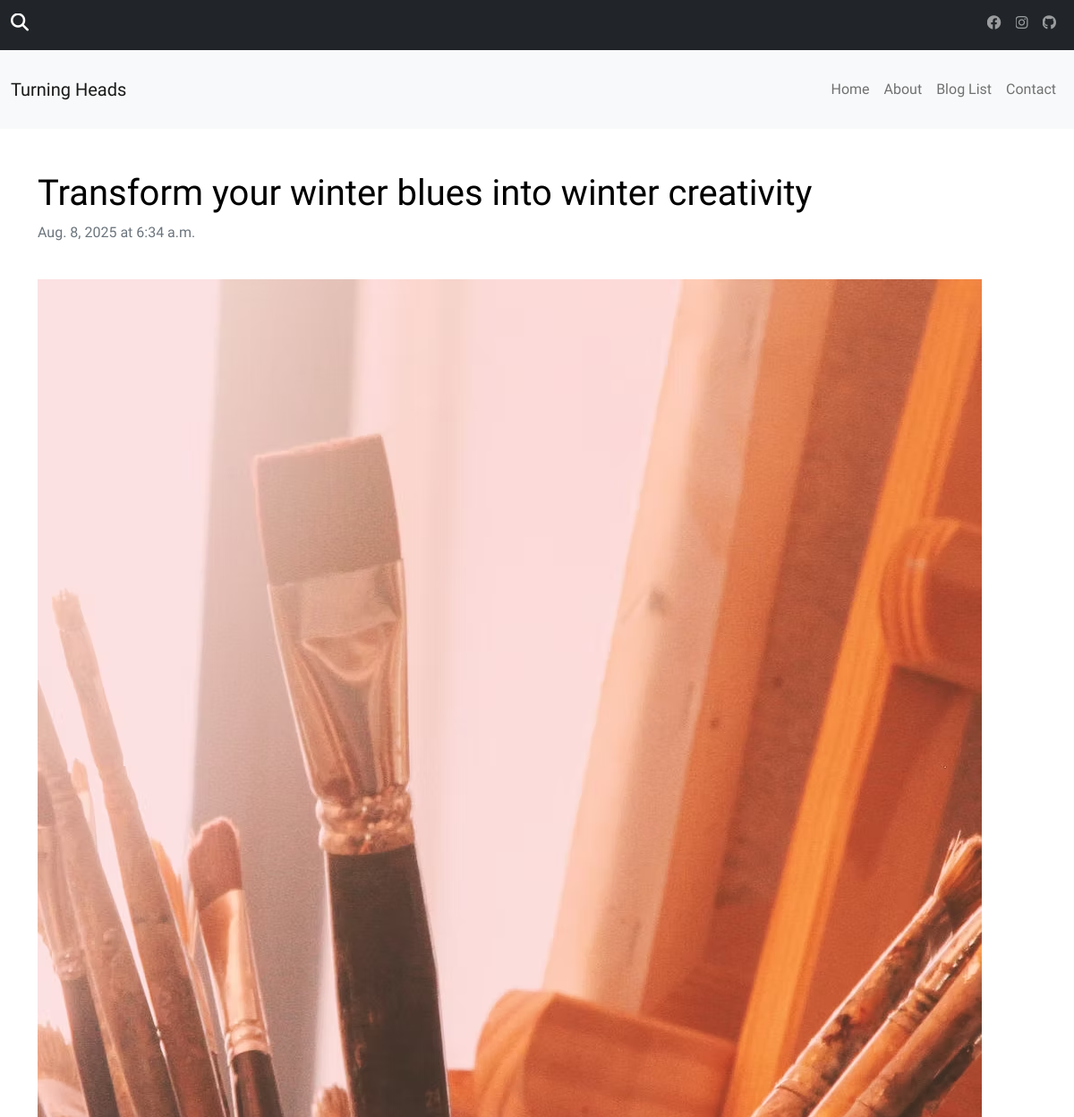
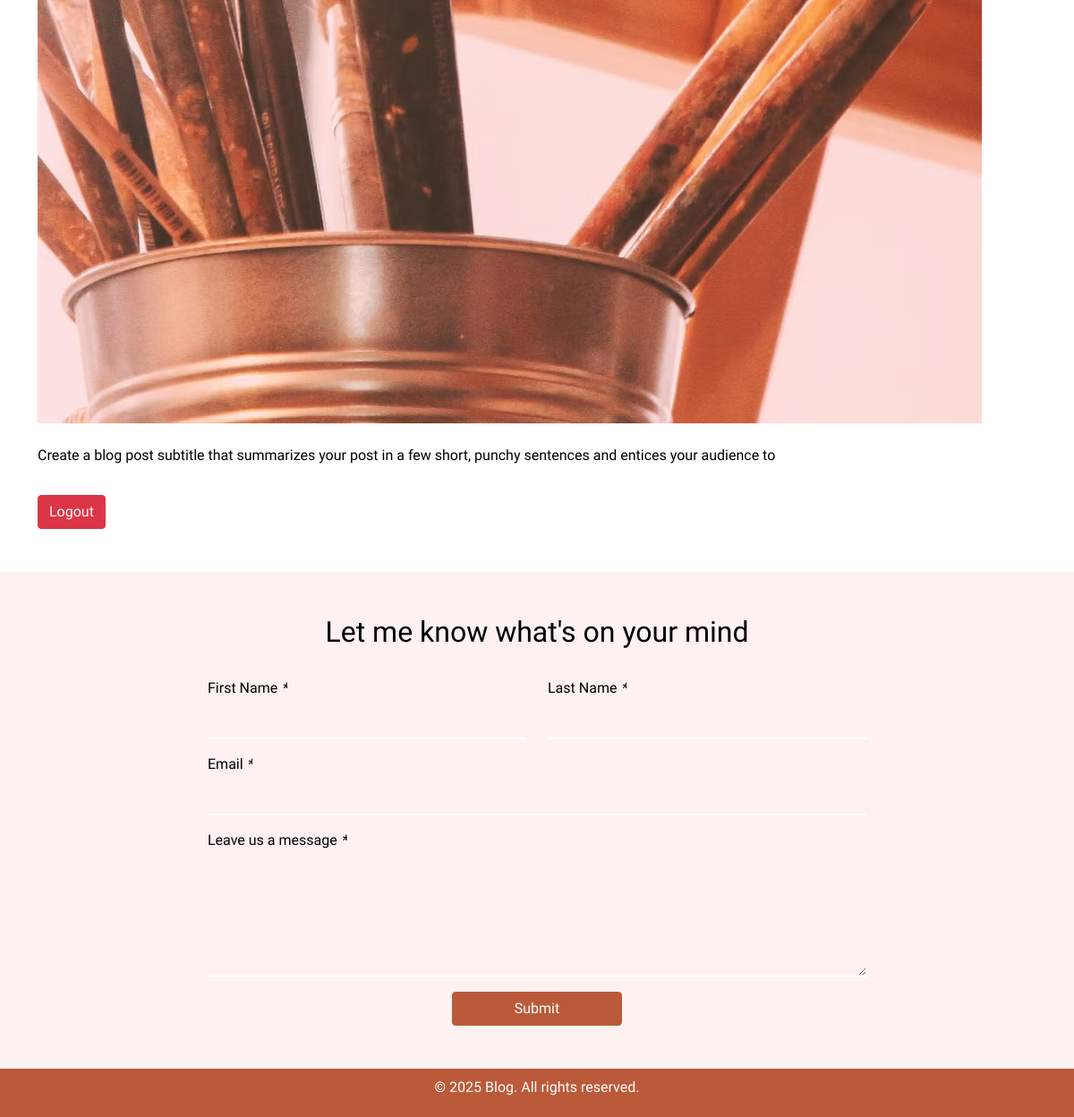
The app's page /post/1/ with its own data (2 pictures, top to bottom).
### BlogList/models.py (models this page shows, shortened)
class BlogPost(models.Model):
    title = models.CharField(max_length=200)
    content = models.TextField()
    image = models.ImageField(upload_to='blog_images/', blank=True, null=True)
    author = models.ForeignKey(User, on_delete=models.CASCADE)
    created_date = models.DateField(default=timezone.now)
    created_time = models.TimeField(default=timezone.now)
    updated_at = models.DateTimeField(auto_now=True)
    class Meta:
        ordering = ['-created_date', '-created_time']  # Newest posts first

### BlogList/views.py (the view)
# urls.py: path('post/<int:post_id>/', views.blog_detail, name='blog_detail'),
def blog_detail(request, post_id):
    post = get_object_or_404(BlogPost, id=post_id)
    return render(request, 'details.html', {'post': post})

### BlogList/templates/details.html (shortened to what this page needs)
{% extends 'master.html' %}
{% load static %}
{% block content %}
<div class="container my-5">
    <h1>{{ post.title }}</h1>
    <p class="text-muted">{{ post.created_date }} at {{ post.created_time }}</p>
    <img src="{{ post.image.url }}" alt="{{ post.title }}" class="img-fluid my-4">
    <p>{{ post.content }}</p>
    <a href="{% url 'logout' %}" class="btn btn-danger mt-3">Logout</a>
</div>
{% endblock %}

### BlogList/static/css/style.css (style rules this page uses)
* { margin: 0; padding: 0; box-sizing: border-box; overflow-x: hidden; }
body { font-family: "Gabriela", serif; color: rgb(0,0,0); }
h1,h2,h3,h4,h5,h6 { overflow: hidden; }

### records on screen
BlogPost: title "Transform your winter blues into winter creativity", created_date "Aug. 8, 2025", created_time "6:34 a.m.", image (picture), content "Create a blog post subtitle that summarizes your post in a few short, punchy sentences and entices your audience to"
